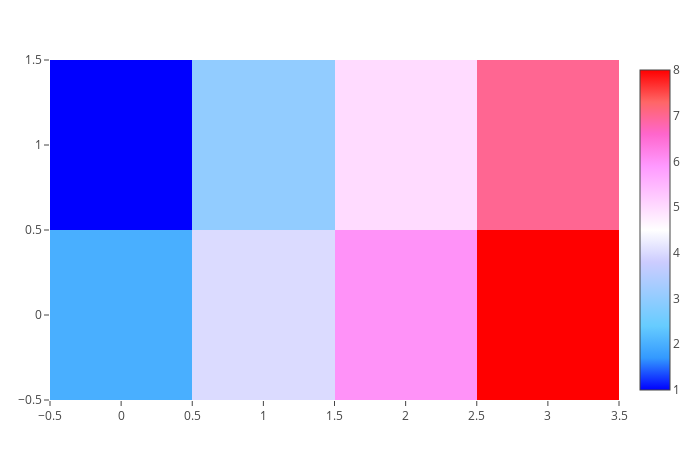

The code cell stored with this chart in its notebook:
### Code cell
plot([heatmap(; z = rotr90(m), colorscale = "Picnic")])

### Figure 1 — Plotly figure (JSON) as saved in the notebook; plotly's stock layout.template omitted (floating-point values rounded to 4 significant figures)
{"data": [{"colorscale": "Picnic", "type": "heatmap", "z": [[2, 4, 6, 8], [1, 3, 5, 7]]}], "layout": {"autosize": false, "height": 450, "hovermode": "closest", "margin": {"b": 50, "l": 50, "r": 50, "t": 60}, "width": 700, "xaxis": {"autorange": true, "range": [-0.5, 3.5]}, "yaxis": {"autorange": true, "range": [-0.5, 1.5]}}}
